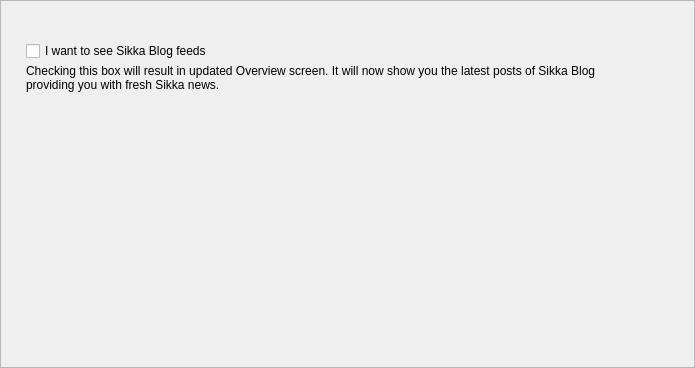
<?xml version="1.0" encoding="UTF-8"?>
<ui version="4.0">
 <class>PrivacyFrame</class>
 <widget class="QFrame" name="PrivacyFrame">
  <property name="geometry">
   <rect>
    <x>0</x>
    <y>0</y>
    <width>695</width>
    <height>368</height>
   </rect>
  </property>
  <property name="windowTitle">
   <string>Frame</string>
  </property>
  <property name="frameShape">
   <enum>QFrame::StyledPanel</enum>
  </property>
  <property name="frameShadow">
   <enum>QFrame::Raised</enum>
  </property>
  <layout class="QVBoxLayout" name="verticalLayout_3">
   <property name="spacing">
    <number>0</number>
   </property>
   <property name="leftMargin">
    <number>25</number>
   </property>
   <property name="topMargin">
    <number>40</number>
   </property>
   <property name="rightMargin">
    <number>49</number>
   </property>
   <item>
    <widget class="QWidget" name="widget_2" native="true">
     <property name="sizePolicy">
      <sizepolicy hsizetype="Preferred" vsizetype="Fixed">
       <horstretch>0</horstretch>
       <verstretch>0</verstretch>
      </sizepolicy>
     </property>
     <property name="minimumSize">
      <size>
       <width>0</width>
       <height>70</height>
      </size>
     </property>
     <property name="maximumSize">
      <size>
       <width>16777215</width>
       <height>70</height>
      </size>
     </property>
     <layout class="QVBoxLayout" name="verticalLayout_2" stretch="0,1">
      <property name="spacing">
       <number>3</number>
      </property>
      <property name="leftMargin">
       <number>0</number>
      </property>
      <property name="topMargin">
       <number>0</number>
      </property>
      <property name="rightMargin">
       <number>0</number>
      </property>
      <property name="bottomMargin">
       <number>0</number>
      </property>
      <item>
       <widget class="QCheckBox" name="m_newsCheck">
        <property name="text">
         <string>I want to see Sikka Blog feeds</string>
        </property>
       </widget>
      </item>
      <item alignment="Qt::AlignTop">
       <widget class="WalletGui::WalletSmallGrayTextLabel" name="m_embeddedHelperLabel">
        <property name="text">
         <string>Checking this box will result in updated Overview screen. It will now show you the latest posts of Sikka Blog providing you with fresh Sikka news.</string>
        </property>
        <property name="alignment">
         <set>Qt::AlignLeading|Qt::AlignLeft|Qt::AlignTop</set>
        </property>
        <property name="wordWrap">
         <bool>true</bool>
        </property>
        <property name="indent">
         <number>0</number>
        </property>
       </widget>
      </item>
     </layout>
    </widget>
   </item>
   <item>
    <spacer name="verticalSpacer">
     <property name="orientation">
      <enum>Qt::Vertical</enum>
     </property>
     <property name="sizeHint" stdset="0">
      <size>
       <width>20</width>
       <height>171</height>
      </size>
     </property>
    </spacer>
   </item>
  </layout>
 </widget>
 <customwidgets>
  <customwidget>
   <class>WalletGui::WalletSmallGrayTextLabel</class>
   <extends>QLabel</extends>
   <header>Gui/Common/WalletTextLabel.h</header>
  </customwidget>
 </customwidgets>
 <resources/>
 <connections/>
</ui>
